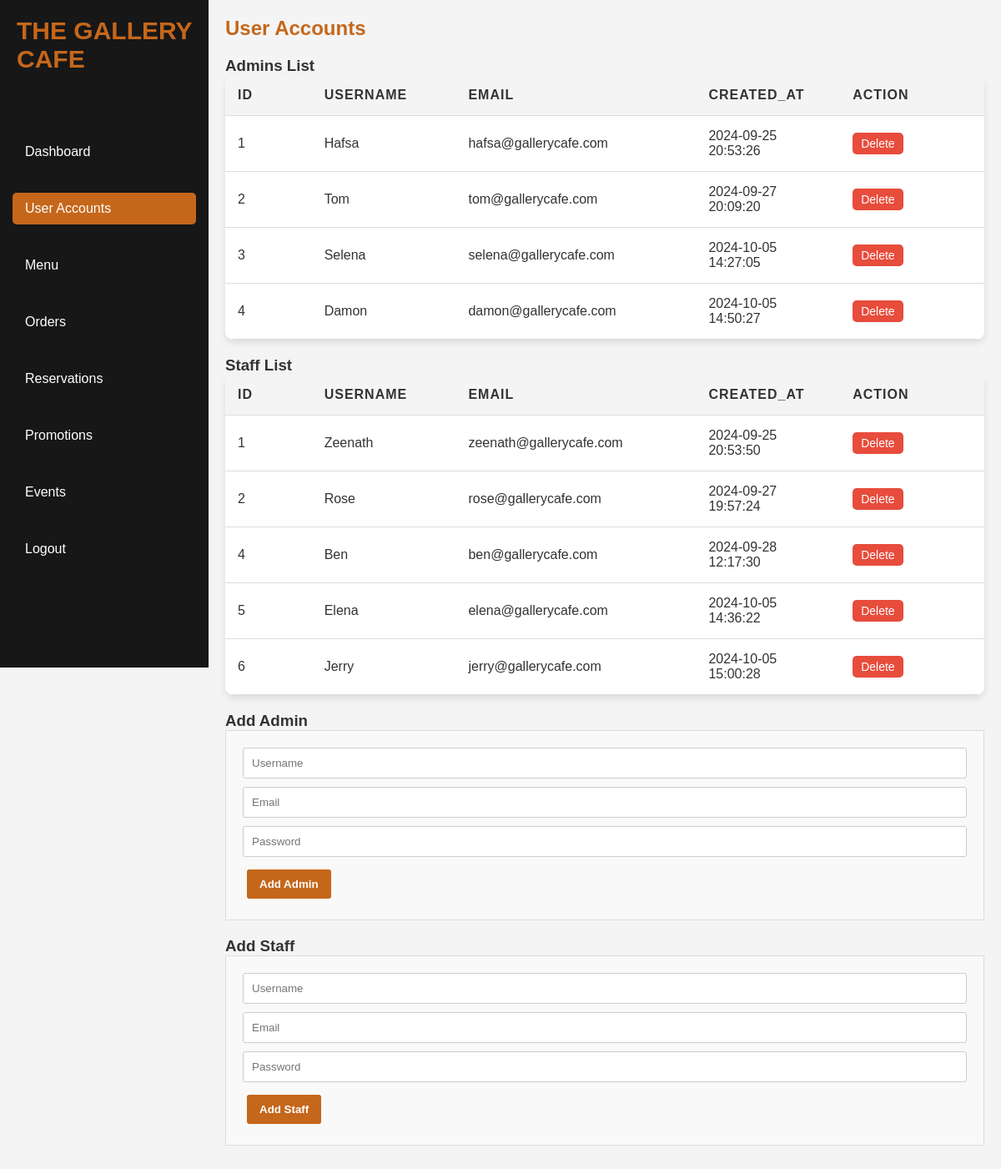
The page /admin/admin.php?page=user_accounts on the database its author committed.
### tables this page shows
CREATE TABLE `staff` (
  `id` int(11) NOT NULL,
  `username` varchar(50) NOT NULL,
  `email` varchar(255) NOT NULL,
  `password` varchar(255) NOT NULL,
  `created_at` timestamp NOT NULL DEFAULT current_timestamp()
);

### admin/user_accounts.php (the view, shortened to what this page needs)
<?php
include('../dbconn.php');
$admins_query = "SELECT * FROM admin";
$admins_result = mysqli_query($conn, $admins_query);
$staff_query = "SELECT * FROM staff";
$staff_result = mysqli_query($conn, $staff_query);
?>
<h2>User Accounts</h2>
<h3>Admins List</h3>
<table>
    <tr>
        <th>ID</th>
        <th>Username</th>
        <th>Email</th>
        <th>Created_At</th>
        <th>Action</th>
    </tr>
    <?php while ($admin = mysqli_fetch_assoc($admins_result)): ?>
    <tr>
        <td data-label="ID"><?= $admin['id']; ?></td>
        <td data-label="Username"><?= $admin['username']; ?></td>
        <td data-label="Email"><?= $admin['email']; ?></td>
        <td data-label="Created_At"><?= $admin['created_at'];?></td>
        <td data-label="Action"><a class="delete-btn" href="admin.php?page=user_accounts&delete_admin=<?= $admin['id']; ?>">Delete</a></td>
    </tr>
    <?php endwhile; ?>
</table>
<h3>Staff List</h3>
<table>
    <tr>
        <th>ID</th>
        <th>Username</th>
        <th>Email</th>
        <th>Created_At</th>
        <th>Action</th>
    </tr>
    <?php while ($staff = mysqli_fetch_assoc($staff_result)): ?>
    <tr>
        <td data-label="ID"><?= $staff['id']; ?></td>
        <td data-label="Username"><?= $staff['username']; ?></td>
        <td data-label="Email"><?= $staff['email']; ?></td>
        <td data-label="Created_At"><?= $staff['created_at'];?></td>
        <td data-label="Action"><a class="delete-btn" href="admin.php?page=user_accounts&delete_staff=<?= $staff['id']; ?>">Delete</a></td>
    </tr>
    <?php endwhile; ?>
</table>
<h3>Add Admin</h3>
<form action="admin.php?page=user_accounts" method="POST">
    <input type="text" name="username" placeholder="Username" required>
    <input type="email" name="email" placeholder="Email" required>
    <input type="password" name="password" placeholder="Password" required>
    <button type="submit" name="add_admin">Add Admin</button>
</form>
<h3>Add Staff</h3>
<form action="admin.php?page=user_accounts" method="POST">
    <input type="text" name="username" placeholder="Username" required>
    <input type="email" name="email" placeholder="Email" required>
    <input type="password" name="password" placeholder="Password" required>
    <button type="submit" name="add_staff">Add Staff</button>
</form>

### admin/adminstyles.css (style rules this page uses)
* { margin: 0; padding: 0; box-sizing: border-box; }
body { font-family: Arial, sans-serif; background-color: #f4f4f4; }
h2 { margin-bottom: 20px; color: #c5671b; }
h3 { color: #333; }
.delete-btn { background-color: #e74c3c; color: white; padding: 5px 10px; text-decoration: none; border-radius: 5px; border: none; font-size: 14px; cursor: pointer; display: inline-block; }
table { width: 100%; border-collapse: collapse; margin-bottom: 20px; border-radius: 10px; overflow: hidden; box-shadow: 0 4px 8px rgba(0, 0, 0, 0.1); }
th, td { padding: 15px; border-bottom: 1px solid #ddd; text-align: left; }
th { background-color: #f4f4f4; color: #333; font-weight: bold; text-transform: uppercase; letter-spacing: 1px; }
td { background-color: white; color: #333; }
table { table-layout: fixed; }
th, td { width: 25%; }
th:nth-child(1), td:nth-child(1) { width: 9%; }
th:nth-child(2), td:nth-child(2) { width: 15%; }
th:nth-child(4), td:nth-child(4) { width: 15%; }
th:nth-child(5), td:nth-child(5) { width: 15%; }
tbody tr:nth-child(even) { background-color: #fafafa; }
form { background-color: #f9f9f9; padding: 20px; border: 1px solid #ddd; margin-bottom: 20px; }
form input[type="text"], form input[type="email"], form input[type="password"], textarea { width: 100%; padding: 10px; margin-bottom: 10px; border: 1px solid #ccc; border-radius: 3px; }
form button { background-color: #c5671b; color: white; padding: 10px 15px; border: none; border-radius: 3px; cursor: pointer; }
form input, form select { width: 100%; padding: 10px; margin-bottom: 20px; border-radius: 5px; border: 1px solid #ddd; }
button, a.button { padding: 10px 15px; border: none; border-radius: 5px; cursor: pointer; margin: 5px; color: #fff; text-decoration: none; font-weight: bold; }
button { background-color: #007bff; }

### rows shown on the page
staff: id "1", username "Zeenath", email "zeenath@gallerycafe.com", created_at "2024-09-25 20:53:50"
staff: id "2", username "Rose", email "rose@gallerycafe.com", created_at "2024-09-27 19:57:24"
staff: id "4", username "Ben", email "ben@gallerycafe.com", created_at "2024-09-28 12:17:30"
staff: id "5", username "Elena", email "elena@gallerycafe.com", created_at "2024-10-05 14:36:22"
staff: id "6", username "Jerry", email "jerry@gallerycafe.com", created_at "2024-10-05 15:00:28"

### other values the page prints
$admin['id'] "1"
$admin['username'] "Hafsa"
$admin['email'] "hafsa@gallerycafe.com"
$admin['created_at'] "2024-09-25 20:53:26"
$admin['id'] "2"
$admin['username'] "Tom"
$admin['email'] "tom@gallerycafe.com"
$admin['created_at'] "2024-09-27 20:09:20"
$admin['id'] "3"
$admin['username'] "Selena"
$admin['email'] "selena@gallerycafe.com"
$admin['created_at'] "2024-10-05 14:27:05"
$admin['id'] "4"
$admin['username'] "Damon"
$admin['email'] "damon@gallerycafe.com"
